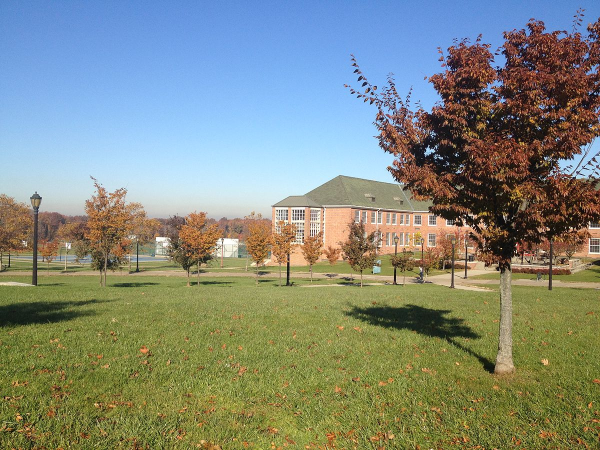
#> input picture lab4/csi.jpg, 1200 x 900 px (shown at 1/2 size)
$ python show_color_image.py   (Python 2 division)
#> lines starting #> are read from the running program, lines starting #| are printed output that depends on the picture
import numpy as np
from PIL import Image, ImageFilter
#Read image
file_name =  "csi.jpg"
im = Image.open( file_name )
#> im is the input picture: PIL image 1200x900 RGB; mean R, G, B 130.3, 137.9, 125.6
#Display image
im.show()
im_new = np.asarray(im)
print "first pixel of the original img", im_new[0,0,:]
#| first pixel of the original img [ 83 132 199]
print "original image shape: ", im_new.shape
#| original image shape:  (900, 1200, 3)

print type(im_new)
#| <class 'numpy.ndarray'>
r,g,b = im.split()
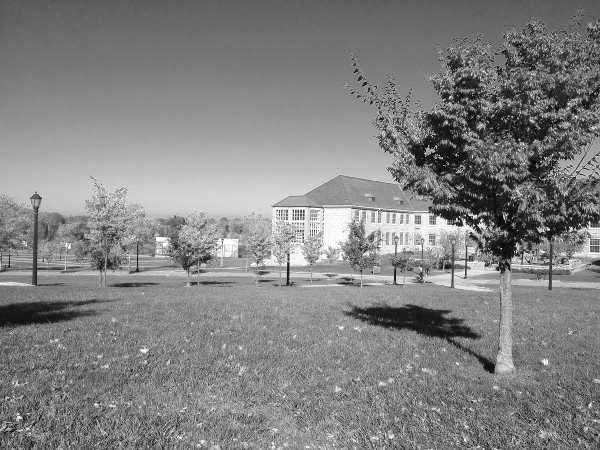
#> r: PIL image 1200x900 L (shown at 1/2 size); min 0, max 255, mean 130.3
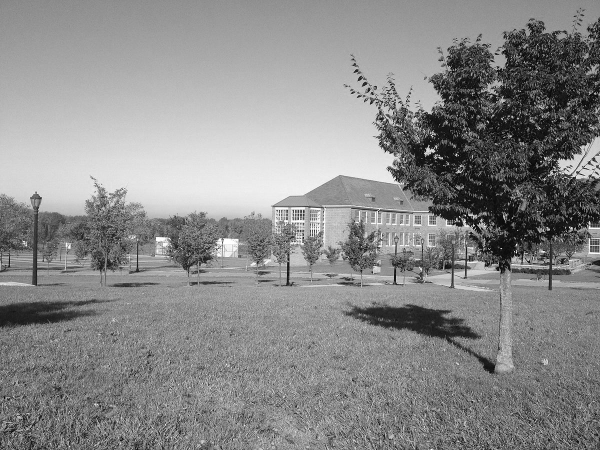
#> g: PIL image 1200x900 L (shown at 1/2 size); min 0, max 255, mean 137.9
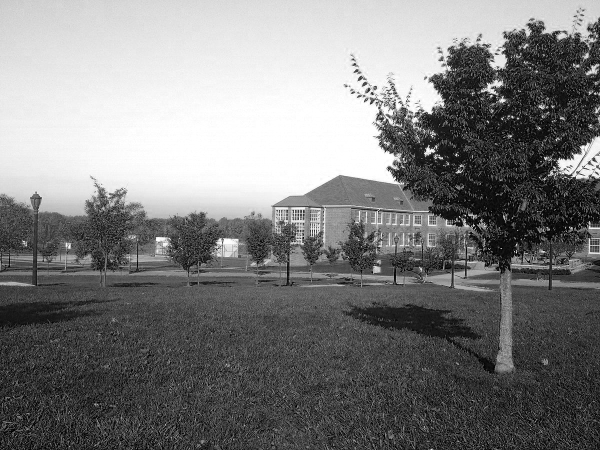
#> b: PIL image 1200x900 L (shown at 1/2 size); min 0, max 255, mean 125.6
print r
#| <PIL.Image.Image image mode=L size=1200x900 at 0x7F6D9FFA6950>
r_new = np.asarray(r)
r_new_new = np.zeros((900,1200,3))
for i in xrange(900):
    for j in xrange(1200):
        r_new_new[i,j,0] = r_new[i,j]
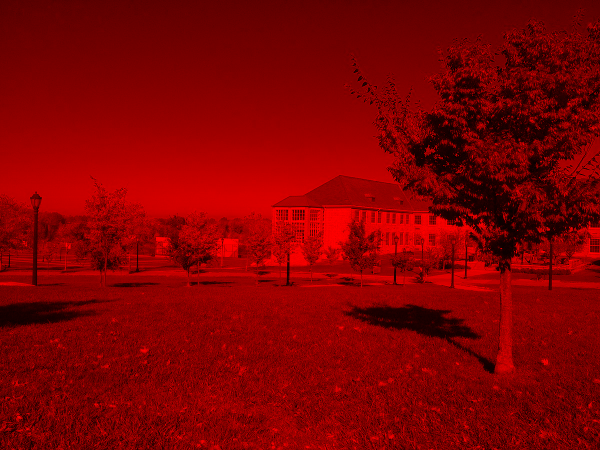
#> r_new_new: shape (900, 1200, 3) float64 (shown at 1/2 size); mean of channels 0, 1, 2 130.3, 0, 0; drawn as R, G, B
img_red = Image.fromarray(r_new_new, 'RGB')
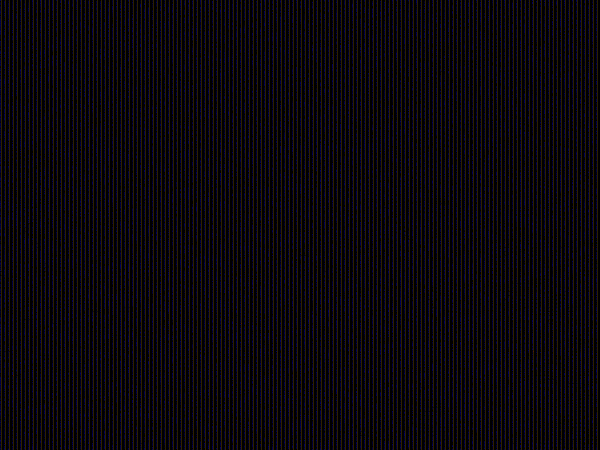
#> img_red: PIL image 1200x900 RGB (shown at 1/2 size); mean R, G, B 11.2, 8, 11.9
img_red.show()
g_new = np.asarray(g)
b_new = np.asarray(b)
print "red chanel shape: ", r_new.shape
#| red chanel shape:  (900, 1200)
print "first pixel of the red channel", r_new[0,0]
#| first pixel of the red channel 83
print "first pixel of the green channel", g_new[0,0]
#| first pixel of the green channel 132
print "first pixel of the blue channel", b_new[0,0]
#| first pixel of the blue channel 199
r.show()
g.show()
b.show()
